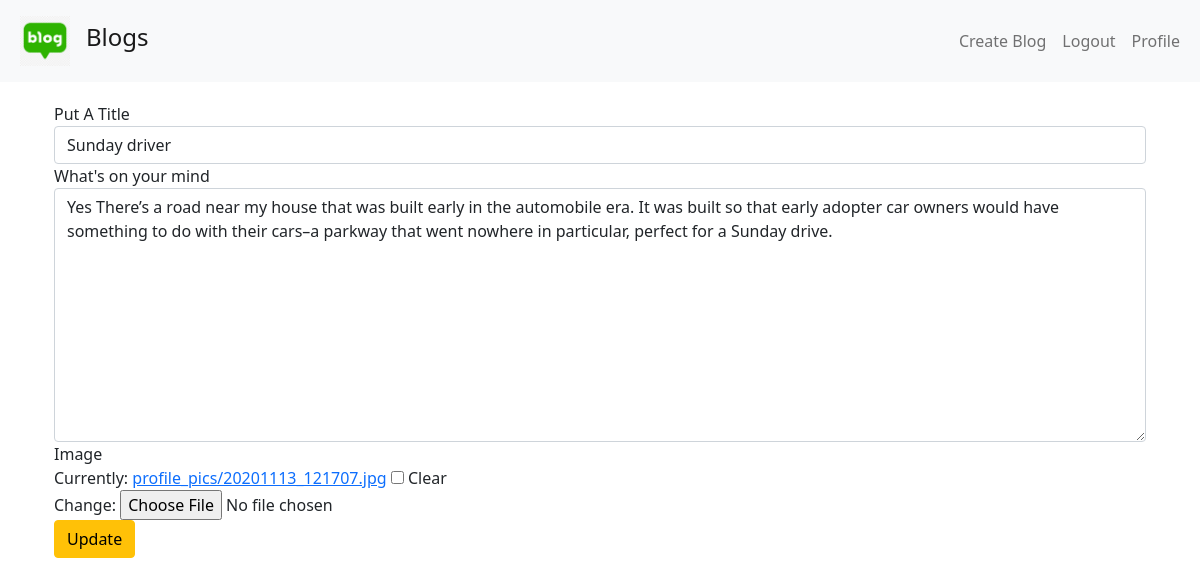
The app's page /blog/update_blog/2 (signed in) with its own data.
### App_Blog/models.py (models this page shows, shortened)
class blog(models.Model):
    author = models.ForeignKey(User,on_delete=models.CASCADE,related_name='post_author')
    blog_title = models.CharField(max_length=264,null=True,blank=True,verbose_name='Put A Title')
    slug = models.CharField(max_length=264,unique=True,null=True,blank=True)
    blog_content = models.TextField(null=True,blank=True,verbose_name="what's on your mind")
    blog_image = models.ImageField(upload_to='blog_images',verbose_name='Image',null=True,blank=True)
    publish_date = models.DateTimeField(auto_now_add=True)
    update_date= models.DateTimeField(auto_now_add=True)

### App_Blog/views.py (the view)
# urls.py: path('update_blog/<str:pk>',views.update_blog,name='updateblog')
@login_required
def update_blog(request,pk):
    content = blog.objects.get(id = pk)
    updateform = BlogUpdate(instance=content)
    if request.method == 'POST':
        form = BlogUpdate(request.POST,instance=content)
        if form.is_valid():
            form.save()
            return HttpResponseRedirect(reverse('blog:updateblog',kwargs={'pk':pk}))
    return render(request,'App_Blog/edit_blog.html',{'updateform':updateform})

### App_Blog/forms.py
class BlogUpdate(forms.ModelForm):
    class Meta:
        model = blog
        fields = ('blog_title','blog_content','blog_image')

### templates/App_Blog/edit_blog.html (shortened to what this page needs)
{% extends 'base.html' %}
{% load crispy_forms_tags %}
{% block  body %}
  <div class="container">
    <form method="post" enctype="multipart/form-data">
      {{updateform|crispy}}
      <button type="submit" class="btn btn-warning ">Update</button>
    </form>
  </div>
{% endblock %}

### records on screen
blog: blog_title "Sunday driver", blog_content "Yes There’s a road near my house that was built early in the automobile era. It was built so that early adopter car owners would have something to do with their cars–a parkway that went nowhere in particular, perfect for a Sunday drive."
